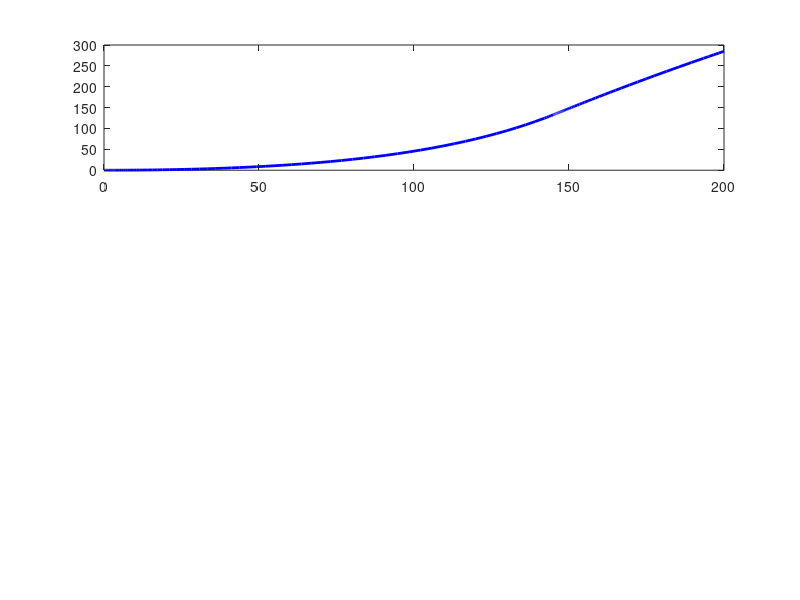

This chart was generated by the following MATLAB code: (Note: this script raises an error after producing the figure.)
function advanced_rocket_simulation()
    p.g0 = 9.80665;
    p.Re = 6371000;
    
    p.thrust_kN = 7600;
    p.Isp = 282;
    p.m_initial = 500000;
    p.m_propellant = 400000;
    p.m_dry = p.m_initial - p.m_propellant;
    
    p.Cd = 0.5;
    p.A = 10.5;
    p.rho0 = 1.225;
    p.H = 8500;

    p.thrust = p.thrust_kN * 1000; 
    p.mdot = p.thrust / (p.Isp * p.g0);
    p.mdot_hour = p.mdot * 3600;

    t_span = [0 200];
    y0 = [0; 0; p.m_initial];

    options = odeset('RelTol', 1e-6, 'AbsTol', 1e-8);
    [t, Y] = ode45(@(t, Y) rocket_dynamics(t, Y, p), t_span, y0, options);

    altitude = Y(:, 1) / 1000;
    velocity = Y(:, 2);
    mass = Y(:, 3) / 1000;

    fprintf('\n========== Advanced Rocket Burn Simulation Results ==========\n');
    fprintf('Fuel consumption per second:\t\t%.2f kg/s\n', p.mdot);
    fprintf('Theoretical consumption per hour:\t%.2f ton/h\n', p.mdot_hour / 1000);
    
    burn_time = p.m_propellant / p.mdot;
    fprintf('Actual engine burn time:\t\t%.2f s (approx. %.1f min)\n', burn_time, burn_time/60);
    fprintf('Altitude at engine cut-off:\t\t%.2f km\n', interp1(t, altitude, burn_time));
    fprintf('Max velocity at engine cut-off:\t\t%.2f m/s\n', interp1(t, velocity, burn_time));
    fprintf('=================================================================\n');

    figure('Name', 'Rocket Flight Data', 'Position', [100, 100, 900, 600]);
    
    subplot(3,1,1);
    plot(t, altitude, 'b', 'LineWidth', 2);
    xline(burn_time, 'r--');
    ylabel('Altitude (km)'); title('Rocket Altitude over Time'); grid on;

    subplot(3,1,2);
    plot(t, velocity, 'g', 'LineWidth', 2);
    xline(burn_time, 'r--');
    ylabel('Velocity (m/s)'); title('Rocket Velocity over Time'); grid on;

    subplot(3,1,3);
    plot(t, mass, 'k', 'LineWidth', 2);
    xline(burn_time, 'r--');
    ylabel('Mass (ton)'); xlabel('Time (s)'); title('Rocket Mass over Time'); grid on;
end

function dYdt = rocket_dynamics(~, Y, p)
    y = Y(1);
    v = Y(2);
    m = Y(3);

    rho = p.rho0 * exp(-y / p.H); 
    g = p.g0 * (p.Re / (p.Re + y))^2; 

    if y < 0, rho = p.rho0; end
    drag = 0.5 * rho * v^2 * p.Cd * p.A * sign(v);

    if m > p.m_dry
        T = p.thrust;
        mdot_current = p.mdot;
    else
        T = 0;
        mdot_current = 0;
    end

    dydt = v;
    dvdt = (T - drag) / m - g;
    dmdt = -mdot_current;

    if y <= 0 && dvdt < 0
        dydt = 0;
        dvdt = 0;
    end

    dYdt = [dydt; dvdt; dmdt];
end
